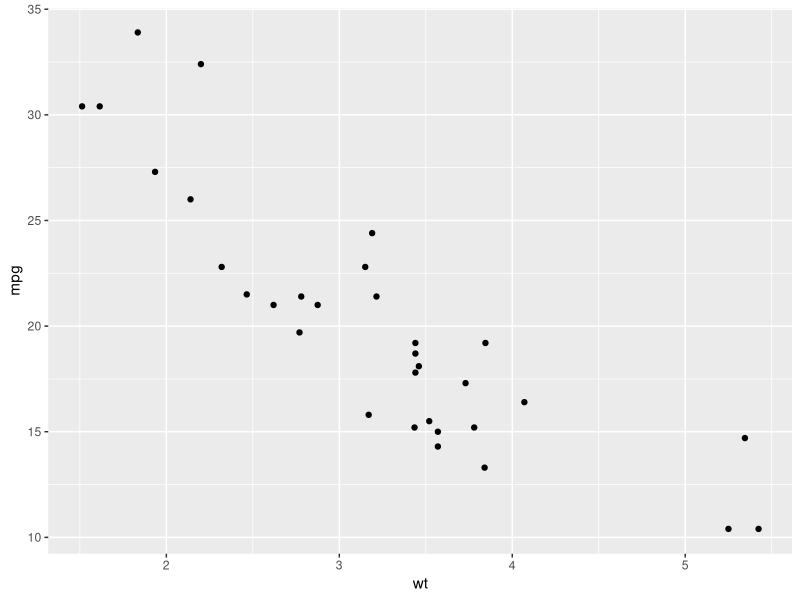
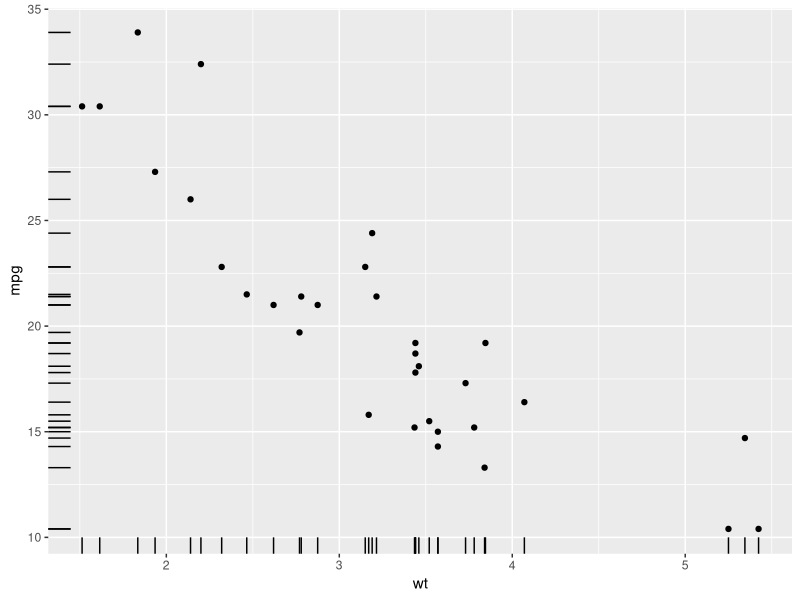
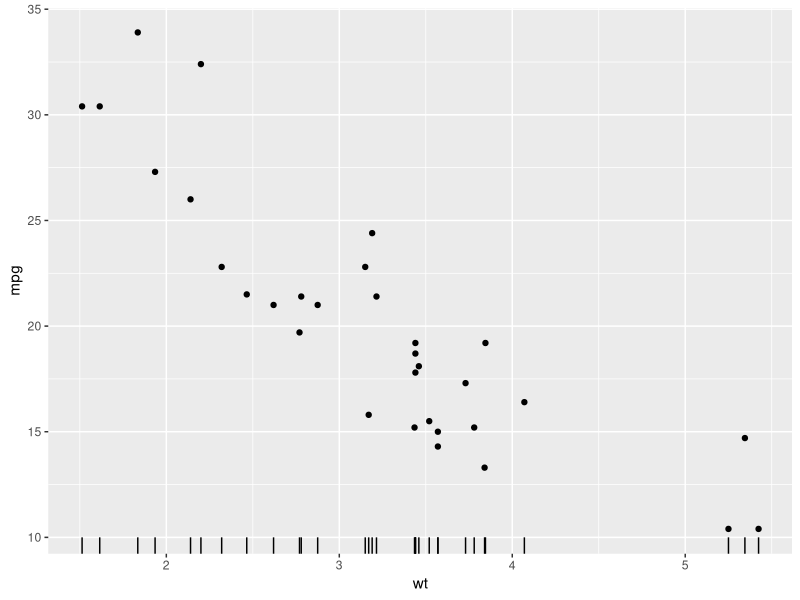
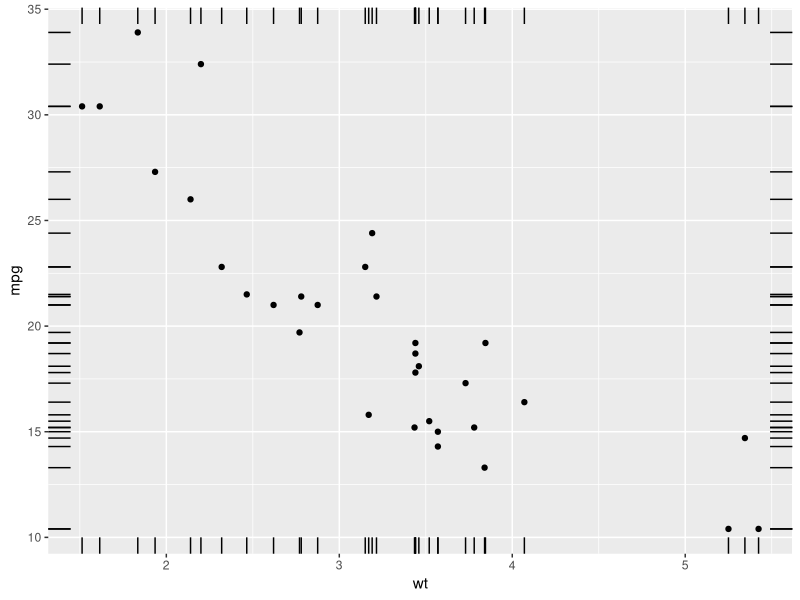
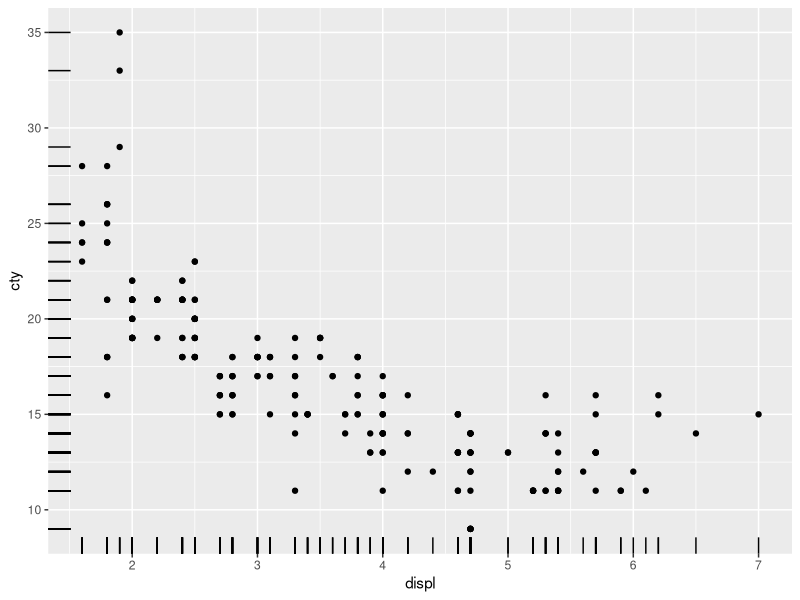
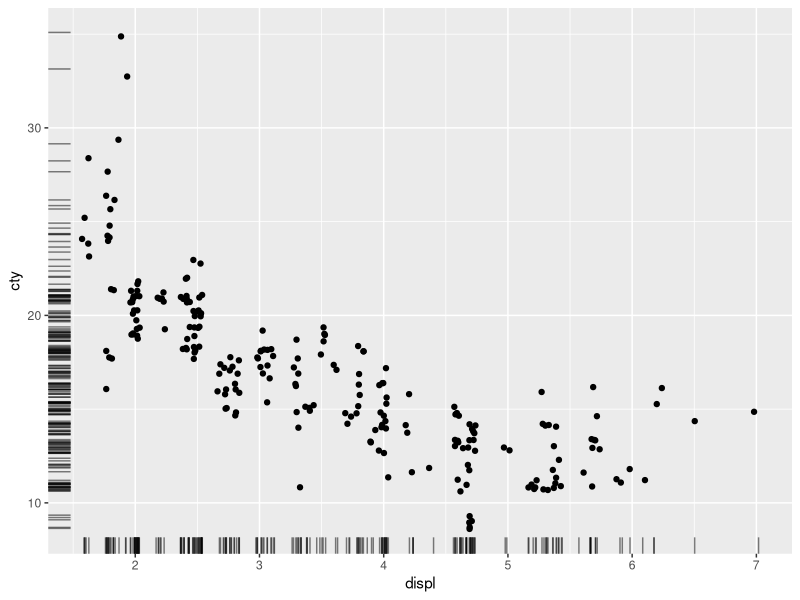
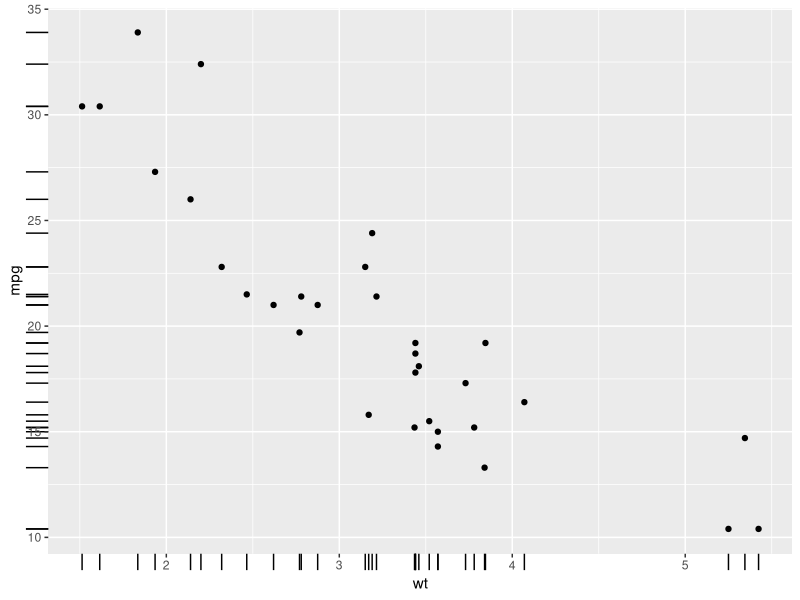
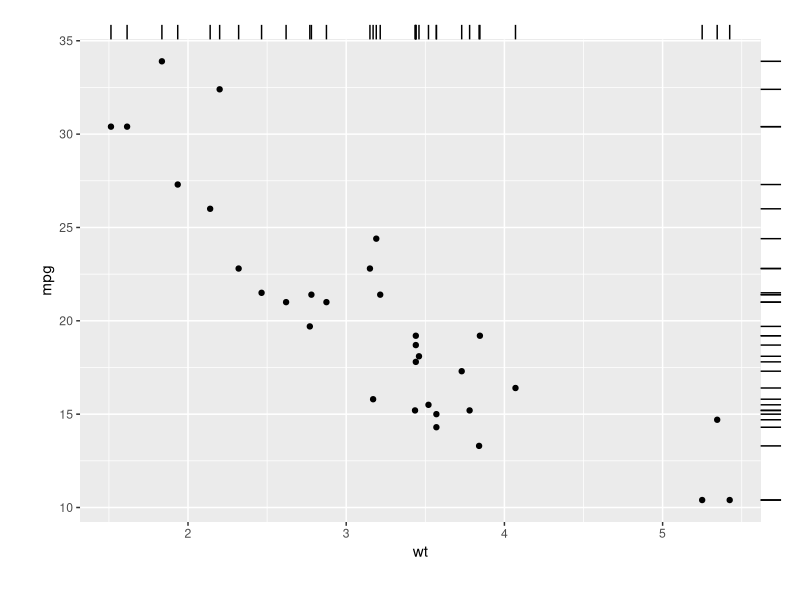

The R source for these figures, in order:
library(ggplot2)


### Name: geom_rug
### Title: Rug plots in the margins
### Aliases: geom_rug

### ** Examples

p <- ggplot(mtcars, aes(wt, mpg)) +
  geom_point()
p
p + geom_rug()
p + geom_rug(sides="b")    # Rug on bottom only
p + geom_rug(sides="trbl") # All four sides

# Use jittering to avoid overplotting for smaller datasets
ggplot(mpg, aes(displ, cty)) +
  geom_point() +
  geom_rug()

ggplot(mpg, aes(displ, cty)) +
  geom_jitter() +
  geom_rug(alpha = 1/2, position = "jitter")

# move the rug tassels to outside the plot
# remember to set clip = "off".
p +
  geom_rug(outside = TRUE) +
  coord_cartesian(clip = "off")

# set sides to top right, and then move the margins
p +
  geom_rug(outside = TRUE, sides = "tr") +
  coord_cartesian(clip = "off") +
  theme(plot.margin = margin(1, 1, 1, 1, "cm"))

# increase the line length and
# expand axis to avoid overplotting
p +
  geom_rug(length = unit(0.05, "npc")) +
  scale_y_continuous(expand = c(0.1, 0.1))




